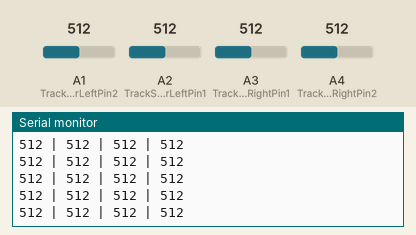
Bench run of a sketch on a simulated Arduino Uno, built with avr-gcc and run on an emulated ATmega328P. Parts: the last lines printed to the serial monitor. The test bench sets the inputs (shaded band); at power-on: A1 (TrackSensorLeftPin2) = 512, A2 (TrackSensorLeftPin1) = 512, A3 (TrackSensorRightPin1) = 512, A4 (TrackSensorRightPin2) = 512.

Above: at 1.2 s.
1.3 s: A1 (TrackSensorLeftPin2) set to 107
At 2.0 s:
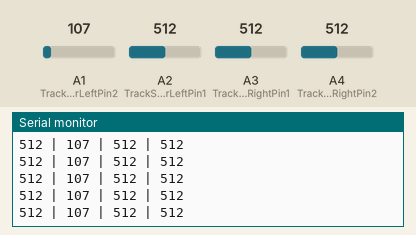
4.3 s: A1 (TrackSensorLeftPin2) set to 89
At 4.9 s:
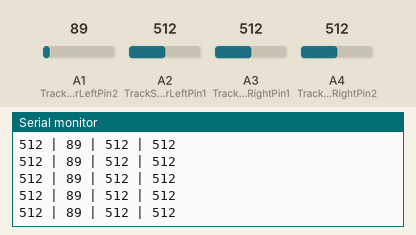
5.8 s: A2 (TrackSensorLeftPin1) set to 106
At 6.8 s:
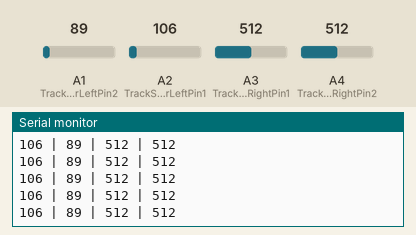
8.8 s: A2 (TrackSensorLeftPin1) set to 92
At 9.4 s:
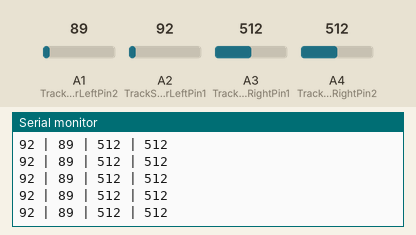
11.8 s: A3 (TrackSensorRightPin1) set to 105
At 12.9 s:
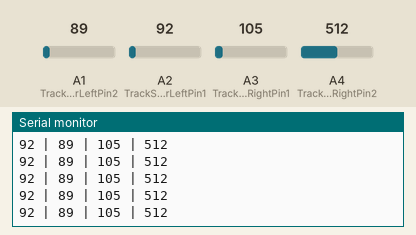
13.3 s: A3 (TrackSensorRightPin1) set to 91
At 14.2 s:
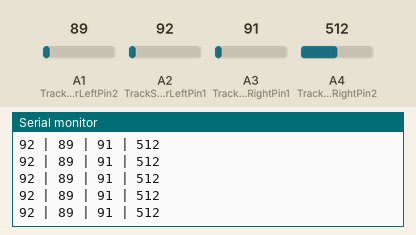
Timing chart, 0 to 15.8 s (numbered marks = the images above; inputs shaded):
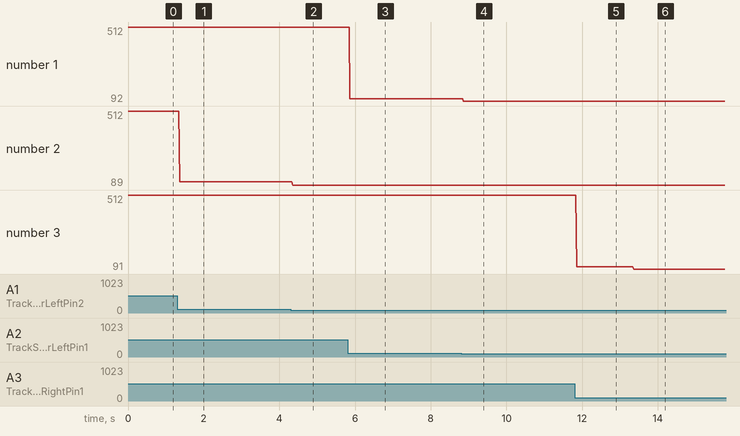

The sketch:

TankRobot_IRsensor_ex2.ino
```cpp
/*
  YAHBOOM G1 Tank Robot (ver. Arduino) : IR sensor example Code
  - File Name : TankRobot_IRsensor_ex1.ino
  - Update : 2024.09.03 (by yangjipsa)
*/

const int TrackSensorLeftPin1  =  A2;
const int TrackSensorLeftPin2  =  A1;
const int TrackSensorRightPin1 =  A3;
const int TrackSensorRightPin2 =  A4;

int TrackSensorLeftValue1;
int TrackSensorLeftValue2;
int TrackSensorRightValue1;
int TrackSensorRightValue2;

void setup()
{
  Serial.begin(9600);

  // pinMode(TrackSensorLeftPin1, INPUT);
  // pinMode(TrackSensorLeftPin2, INPUT);
  // pinMode(TrackSensorRightPin1, INPUT);
  // pinMode(TrackSensorRightPin2, INPUT);
}

void loop()
{
  TrackSensorLeftValue1  = analogRead(TrackSensorLeftPin1);
  TrackSensorLeftValue2  = analogRead(TrackSensorLeftPin2);
  TrackSensorRightValue1 = analogRead(TrackSensorRightPin1);
  TrackSensorRightValue2 = analogRead(TrackSensorRightPin2);

  Serial.print(TrackSensorLeftValue1); Serial.print(" | ");
  Serial.print(TrackSensorLeftValue2); Serial.print(" | ");
  Serial.print(TrackSensorRightValue1); Serial.print(" | ");
  Serial.println(TrackSensorRightValue2);
  delay(20);
}
```

Measured:
- after the input at 1.3 s, the serial monitor: prints a new line after 0.06 s (image 1)
- after the input at 4.3 s, the serial monitor: prints a new line after 0.05 s (image 2)
- after the input at 5.8 s, the serial monitor: prints a new line after 0.06 s (image 3)
- after the input at 8.8 s, the serial monitor: prints a new line after 0.06 s (image 4)
- after the input at 11.8 s, the serial monitor: prints a new line after 0.05 s (image 5)
- after the input at 13.3 s, the serial monitor: prints a new line after 0.06 s (image 6)
- plotted number 1: 512 → 106 after the input at 5.8 s, 106 → 92 after the input at 8.8 s
- plotted number 2: 512 → 107 after the input at 1.3 s, 107 → 89 after the input at 4.3 s
